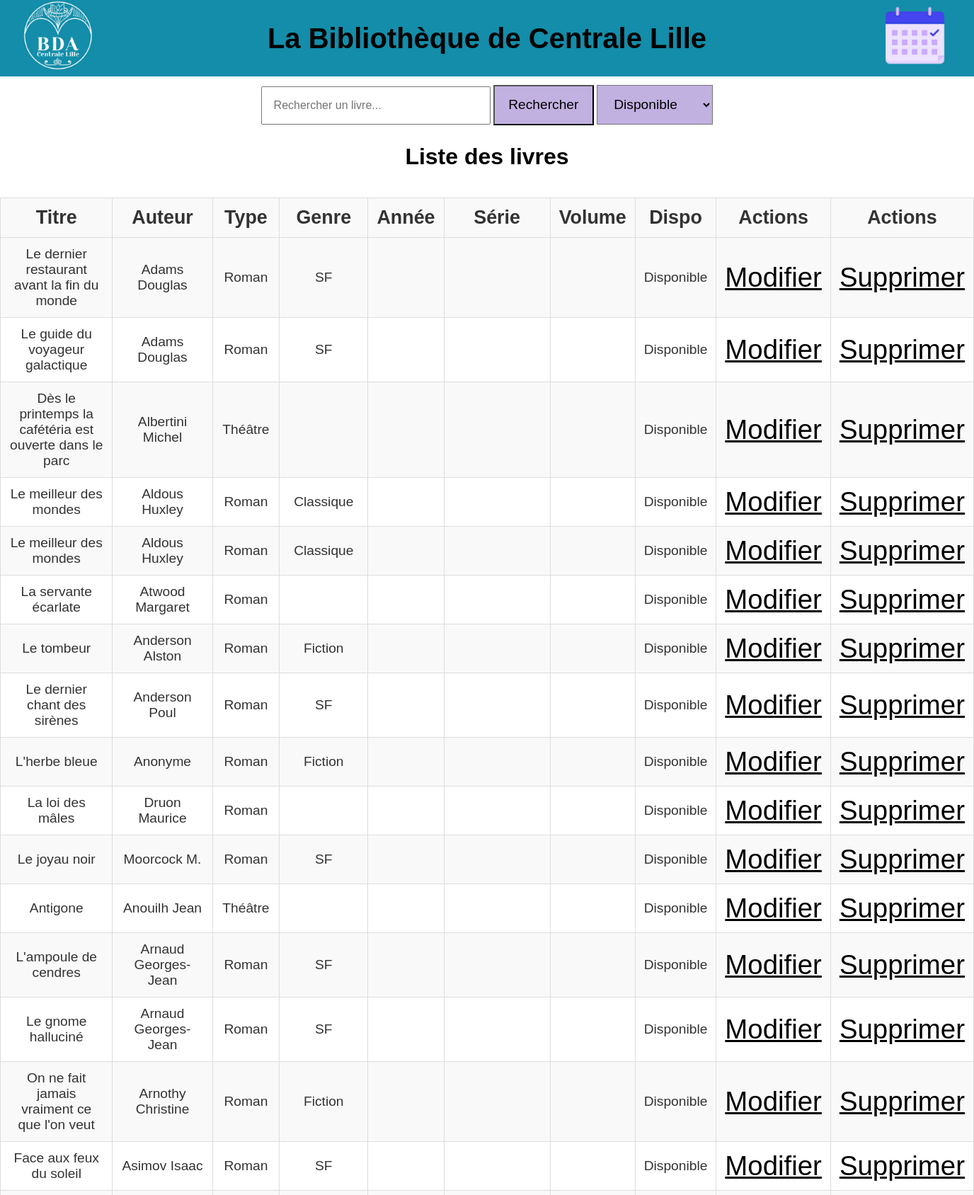
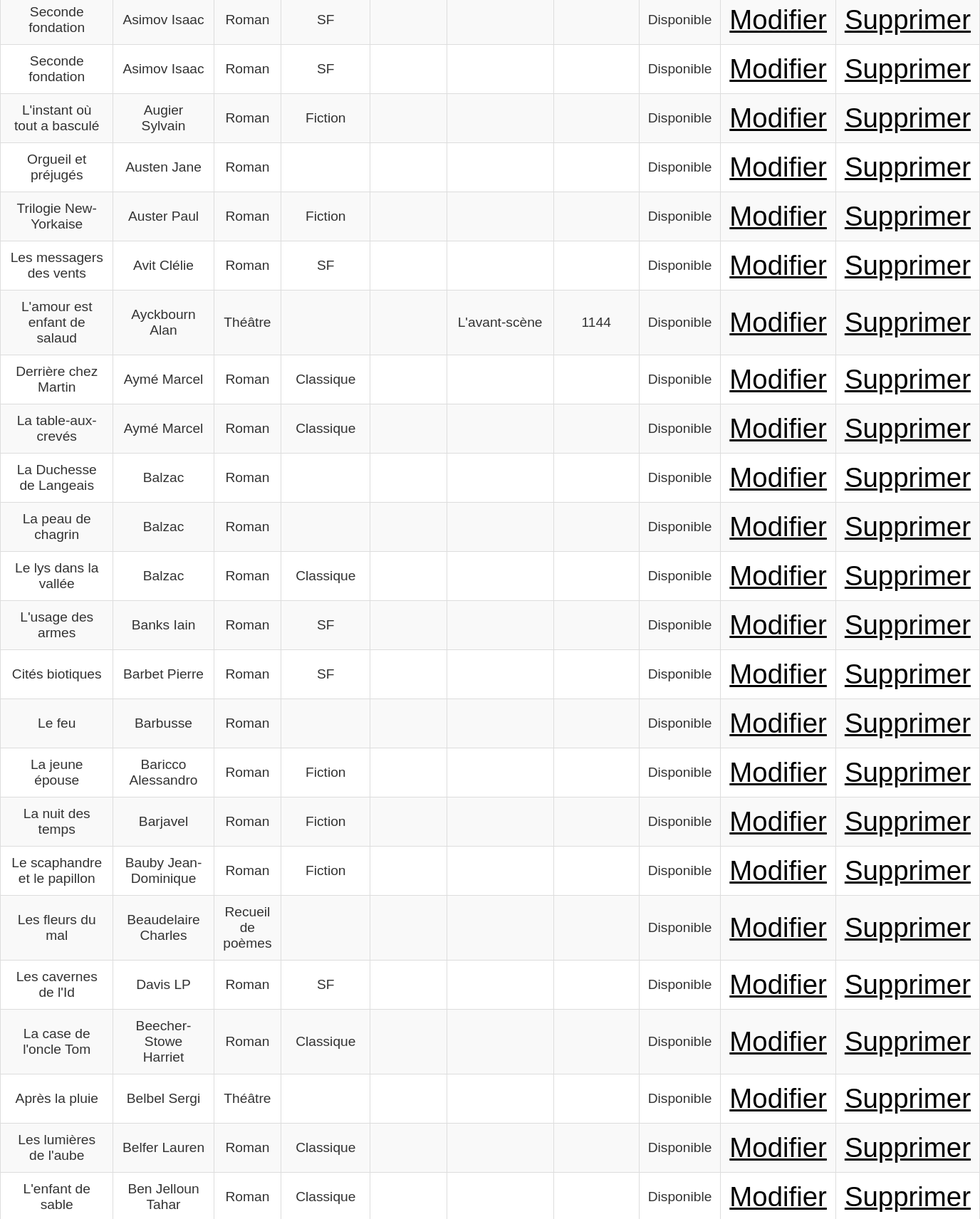
Screenshot of /admin/edit/edit.php?dispo=1 (upper part) with the database file from the repository (2 pictures, top to bottom).
### tables this page shows
CREATE TABLE BDD (
    id INTEGER PRIMARY KEY AUTOINCREMENT,
    titre TEXT,
    auteur TEXT,
    type TEXT,
    genre TEXT,
    annee INTEGER,
    serie TEXT,
    volume INTEGER,
    dispo INTEGER
);

### admin/edit/edit.php (the view, shortened to what this page needs)
<!DOCTYPE html>
<html lang="fr">
<head>
    <link rel="stylesheet" href="../../style.css">
</head>
<body>
    <header>
        <a href="../../index.php">
            <img src="../../logo.png" width="100">
        </a>
        <h1>La Bibliothèque de Centrale Lille</h1>
        <a href="https://docs.google.com/spreadsheets/d/1zN4k8Z45FqBy7biUVE6uSuzLJS8Ijs5oOl42GjnT6I0/edit?usp=sharing">
            <img src="../../planning.png" width="100">
        </a>
    </header>
    <main>
    <form action="edit.php" method="GET">
        <input type="text" name="search" id="search" placeholder="Rechercher un livre..." value="<?= htmlspecialchars($_GET['search'] ?? '') ?>">
        <button type="submit">Rechercher</button>
        <select name="dispo">
            <option value="1" <?= (isset($_GET['dispo']) && $_GET['dispo'] == '1') ? 'selected' : '' ?>>Disponible</option>
        </select>
    </form>
    <?php
        $db = new SQLite3('../../dbb.db');
        $dispo = isset($_GET['dispo']) ? trim($_GET['dispo']) : '';
        $query = "SELECT * FROM BDD WHERE 1=1";
        $params = [];
        if ($dispo !== '') {
            $query .= " AND dispo = :dispo";
            $params[':dispo'] = $dispo;
        }
        $stmt = $db->prepare($query);
        foreach ($params as $key => $value) {
            $stmt->bindValue($key, $value, SQLITE3_TEXT);
        }
        $result = $stmt->execute();
        echo "<h2>Liste des livres</h1>";
        echo "<table class='styled-table'>";
        echo "<thead>";
        echo "<tr>
                <th>Titre</th>
                <th>Auteur</th>
                <th>Type</th>
                <th>Genre</th>
                <th>Année</th>
                <th>Série</th>
                <th>Volume</th>
                <th>Dispo</th>
                <th>Actions</th>
                <th>Actions</th>
            </tr>";
            echo "</thead>";
            echo "<tbody>";
        while ($row = $result->fetchArray(SQLITE3_ASSOC)) {
            $dispo = ($row['dispo'] == 1) ? 'Disponible' : 'Indisponible';
            $annee = ($row['annee'] == 0) ? '' : $row['annee'];
            $serie = ($row['serie'] == '') ? '' : $row['serie'];
            $volume = ($row['volume'] == 0) ? '' : $row['volume'];
            echo "<tr>
                    <td>{$row['titre']}</td>
                    <td>{$row['auteur']}</td>
                    <td>{$row['type']}</td>
                    <td>{$row['genre']}</td>
                    <td>{$annee}</td>
                    <td>{$serie}</td>
                    <td>{$volume}</td>
                    <td>{$dispo}</td>
                    <td>
                        <a href='modif.php?id={$row['id']}'>Modifier</a>
                    </td>
                    <td>
                        <a href='suppr.php?id={$row['id']}'>Supprimer</a>
                    </td>
                </tr>";
        }
        echo "</table>";
    ?>
    </main>
</body>
</html>

### style.css (style rules this page uses)
body { font-family: Arial, sans-serif; background-color: white; color: #333; align-items: center; justify-items: center; }
main { background-color: white; top: 7.5em; position: absolute; text-align: center; left: 0; right: 0; }
header { display: flex; justify-content: space-between; align-items: center; top: 0; left: 0; right: 0; background-color: #138DA9; position: absolute; white-space: nowrap; }
header h1 { margin: 0; font-size: 2.5em; font-weight: bold; text-align: center; flex-grow: 1; }
header img:first-child { padding-left: 1em; }
header img:last-child { padding-right: 1em; }
h1 { color: black; font-size: 2.5em; text-align: center; }
h2 { color: black; font-size: 2em; text-align: center; }
form { margin-bottom: 1.5em; }
a { font-size: 0.1em; }
input[type="text"] { padding: 1em; width: 18em; font-size: 1em; }
button { padding: 0.8em 1em; background-color: #c1b1e1; color: black; border: color(srgb rgb(0, 0, 0) ); cursor: pointer; font-size: 1.2em; }
select { padding: 0.8em 1em; background-color: #c1b1e1; color: black; border: color(srgb rgb(0, 0, 0) ); cursor: pointer; font-size: 1.2em; }
a { font-size: 2em; color: black; }
.styled-table { width: 100%; border-collapse: collapse; font-size: 1.2em; min-width: 6em; background-color: #f9f9f9; border-radius: 2em; margin-top: 2em; }
.styled-table th, .styled-table td { padding: 12px; border-bottom: 1px solid #ddd; }
.styled-table td { text-align: center; }
.styled-table th { font-weight: bold; font-size: 1.4em; }
.styled-table tr:nth-child(odd) { background-color: #f9f9f9; }
.styled-table tr:nth-child(even) { background-color: white; }
.styled-table td, .styled-table th { border: 1px solid #ddd; }

### rows the page displays
bdd: titre "Le dernier restaurant avant la fin du monde", auteur "Adams Douglas", type "Roman", genre "SF", dispo "Disponible"
bdd: titre "Le guide du voyageur galactique", auteur "Adams Douglas", type "Roman", genre "SF", dispo "Disponible"
bdd: titre "Dès le printemps la cafétéria est ouverte dans le parc", auteur "Albertini Michel", type "Théâtre", dispo "Disponible"
bdd: titre "Le meilleur des mondes", auteur "Aldous Huxley", type "Roman", genre "Classique", dispo "Disponible"
bdd: titre "Le meilleur des mondes", auteur "Aldous Huxley", type "Roman", genre "Classique", dispo "Disponible"
bdd: titre "La servante écarlate", auteur "Atwood Margaret", type "Roman", dispo "Disponible"
bdd: titre "Le tombeur", auteur "Anderson Alston", type "Roman", genre "Fiction", dispo "Disponible"
bdd: titre "Le dernier chant des sirènes", auteur "Anderson Poul", type "Roman", genre "SF", dispo "Disponible"
bdd: titre "L'herbe bleue", auteur "Anonyme", type "Roman", genre "Fiction", dispo "Disponible"
bdd: titre "La loi des mâles", auteur "Druon Maurice", type "Roman", dispo "Disponible"
bdd: titre "Le joyau noir", auteur "Moorcock M.", type "Roman", genre "SF", dispo "Disponible"
bdd: titre "Antigone", auteur "Anouilh Jean", type "Théâtre", dispo "Disponible"
bdd: titre "L'ampoule de cendres", auteur "Arnaud Georges-Jean", type "Roman", genre "SF", dispo "Disponible"
bdd: titre "Le gnome halluciné", auteur "Arnaud Georges-Jean", type "Roman", genre "SF", dispo "Disponible"
bdd: titre "On ne fait jamais vraiment ce que l'on veut", auteur "Arnothy Christine", type "Roman", genre "Fiction", dispo "Disponible"
bdd: titre "Face aux feux du soleil", auteur "Asimov Isaac", type "Roman", genre "SF", dispo "Disponible"
bdd: titre "Seconde fondation", auteur "Asimov Isaac", type "Roman", genre "SF", dispo "Disponible"
bdd: titre "Seconde fondation", auteur "Asimov Isaac", type "Roman", genre "SF", dispo "Disponible"
bdd: titre "L'instant où tout a basculé", auteur "Augier Sylvain", type "Roman", genre "Fiction", dispo "Disponible"
bdd: titre "Orgueil et préjugés", auteur "Austen Jane", type "Roman", dispo "Disponible"
bdd: titre "Trilogie New-Yorkaise", auteur "Auster Paul", type "Roman", genre "Fiction", dispo "Disponible"
bdd: titre "Les messagers des vents", auteur "Avit Clélie", type "Roman", genre "SF", dispo "Disponible"
bdd: titre "L'amour est enfant de salaud", auteur "Ayckbourn Alan", type "Théâtre", serie "L'avant-scène", volume "1144", dispo "Disponible"
bdd: titre "Derrière chez Martin", auteur "Aymé Marcel", type "Roman", genre "Classique", dispo "Disponible"
bdd: titre "La table-aux-crevés", auteur "Aymé Marcel", type "Roman", genre "Classique", dispo "Disponible"
bdd: titre "La Duchesse de Langeais", auteur "Balzac", type "Roman", dispo "Disponible"
bdd: titre "La peau de chagrin", auteur "Balzac", type "Roman", dispo "Disponible"
bdd: titre "Le lys dans la vallée", auteur "Balzac", type "Roman", genre "Classique", dispo "Disponible"
bdd: titre "L'usage des armes", auteur "Banks Iain", type "Roman", genre "SF", dispo "Disponible"
bdd: titre "Cités biotiques", auteur "Barbet Pierre", type "Roman", genre "SF", dispo "Disponible"
bdd: titre "Le feu", auteur "Barbusse", type "Roman", dispo "Disponible"
bdd: titre "La jeune épouse", auteur "Baricco Alessandro", type "Roman", genre "Fiction", dispo "Disponible"
bdd: titre "La nuit des temps", auteur "Barjavel", type "Roman", genre "Fiction", dispo "Disponible"
bdd: titre "Le scaphandre et le papillon", auteur "Bauby Jean-Dominique", type "Roman", genre "Fiction", dispo "Disponible"
bdd: titre "Les fleurs du mal", auteur "Beaudelaire Charles", type "Recueil de poèmes", dispo "Disponible"
bdd: titre "Les cavernes de l'Id", auteur "Davis LP", type "Roman", genre "SF", dispo "Disponible"
bdd: titre "La case de l'oncle Tom", auteur "Beecher-Stowe Harriet", type "Roman", genre "Classique", dispo "Disponible"
bdd: titre "Après la pluie", auteur "Belbel Sergi", type "Théâtre", dispo "Disponible"
bdd: titre "Les lumières de l'aube", auteur "Belfer Lauren", type "Roman", genre "Classique", dispo "Disponible"
bdd: titre "L'enfant de sable", auteur "Ben Jelloun Tahar", type "Roman", genre "Classique", dispo "Disponible"
